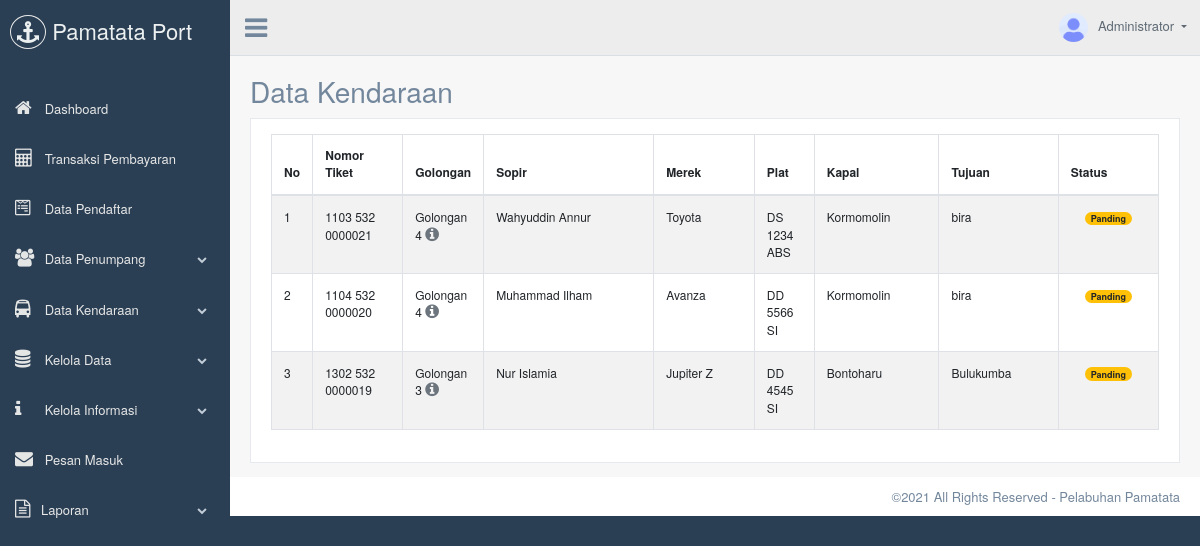
Page /admin/data-kendaraan.php (signed in) on the committed database.
### tables this page shows
CREATE TABLE `tb_kendaraan` (
  `id` int NOT NULL,
  `user_id` varchar(255) NOT NULL,
  `kapal_id` int NOT NULL,
  `golongan_id` int NOT NULL,
  `kd_pendaftaran` varchar(255) NOT NULL,
  `nomor_tiket` varchar(255) NOT NULL,
  `nama_sopir` varchar(255) NOT NULL,
  `merek_kendaraan` varchar(255) NOT NULL,
  `nomor_kendaraan` varchar(255) NOT NULL
);

CREATE TABLE `tb_golongan` (
  `id` int NOT NULL,
  `golongan` varchar(20) NOT NULL,
  `jenis_kendaraan` varchar(255) NOT NULL,
  `harga` int NOT NULL,
  `kapasitas` int NOT NULL,
  `keterangan` varchar(255) NOT NULL
);

### config.php (called while the page is built, shortened)
<?php
$conn = mysqli_connect("localhost","rahmat_ryu","","db_pelabuhan");
$reservasi = mysqli_query($conn, "SELECT * FROM tb_transaksi WHERE status='Belum Lunas'");
foreach ($reservasi as $dta) {
	$kd_daftar = $dta['kd_transaksi'];
	$penumpang = mysqli_query($conn, "SELECT * FROM tb_penumpang WHERE kd_pendaftaran='$kd_daftar'");
}
?>

### admin/data-kendaraan.php (the view, shortened to what this page needs)
<?php
require('template/header.php');
$result = [];
$kd_trns = [];
$get_penumpang = mysqli_query($conn, "SELECT * FROM tb_penumpang WHERE status!='Batal' ORDER BY id DESC");
foreach ($get_penumpang as $png) {
	$tgl_daftar = $png['tanggal_daftar'];
	$tgl_sekrng = date('Y-m-d H:i:s');
	if (strtotime($tgl_daftar) + 86400 > strtotime($tgl_sekrng)) {
		$kd_trns[] = $png['kd_pendaftaran'];
	}
}
foreach (array_unique($kd_trns) as $kd) {
	$kendaraan = mysqli_query($conn, "SELECT * FROM tb_kendaraan WHERE kd_pendaftaran='$kd'");
	$res = mysqli_fetch_assoc($kendaraan);
	if ($res) {
		$kpl_id = $res['kapal_id'];
		$kapal = mysqli_query($conn, "SELECT * FROM tb_kapal WHERE id='$kpl_id'");
		$kpl = mysqli_fetch_assoc($kapal);
		$penumpang = mysqli_query($conn, "SELECT * FROM tb_penumpang WHERE kd_pendaftaran='$kd'");
		$pnp = mysqli_fetch_assoc($penumpang);
		$res['nama_kapal'] = $kpl['nama_kapal'];
		$res['tujuan'] = $pnp['tujuan'];
		$res['status'] = $pnp['status'];
		$result[] = $res;
	}
}
?>
<div class="right_col" role="main">
	<div class="">
		<div class="page-title">
			<div class="title_left" style="width: 100%">
				<h3>Data Kendaraan</small></h3>
			</div>
		</div>
		<div class="clearfix"></div>
		<div class="row">
			<div class="col-md-12 col-sm-12 ">
				<div class="x_panel">
					<div class="x_content">
						<div class="row">
							<div class="col-sm-12">
								<div class="card-box table-responsive">
									<table id="datatable" class="table table-striped table-bordered" style="width:100%; font-size: 12px;">
										<thead>
											<tr>
												<th width="10">No</th>
												<th width="90">Nomor Tiket</th>
												<th width="70">Golongan</th>
												<th>Sopir</th>
												<th>Merek</th>
												<th width="60">Plat</th>
												<th>Kapal</th>
												<th>Tujuan</th>
												<th>Status</th>
											</tr>
										</thead>
										<tbody>
											<?php $no = 1; foreach ($result as $dta) {
												$gol_id = $dta['golongan_id'];
												$golongan =   mysqli_query($conn, "SELECT * FROM tb_golongan WHERE id='$gol_id'");
												$gol = mysqli_fetch_assoc($golongan); ?>
												<tr>
													<td><?= $no; ?></td>
													<td><?= $dta['nomor_tiket']; ?></td>
													<td>
														<?= $gol['golongan']; ?>
														<a href="#" class="text-secondary" data-toggle="modal" data-toggle1="tooltip" data-original-title="Detail Kendaraan" data-target="#detailGolongan<?= $dta['id'] ?>"><i class="fa fa-info-circle" style="font-size: 16px;"></i></a>
													</td>
													<td><?= $dta['nama_sopir']; ?></td>
													<td><?= $dta['merek_kendaraan']; ?></td>
													<td><?= $dta['nomor_kendaraan']; ?></td>
													<td><?= $dta['nama_kapal']; ?></td>
													<td><?= $dta['tujuan']; ?></td>
													<td class="text-center">
														<?php
														if ($dta['status'] == 'Selesai') $color = 'success';
														else if ($dta['status'] == 'Panding') $color = 'warning';
														else if ($dta['status'] == 'Batal') $color = 'danger';
														?>
														<span class="badge badge-pill badge-<?= $color ?>"><?= $dta['status'] ?></span>
													</td>
												</tr>
												<?php $no = $no + 1;
											} ?>
										</tbody>
									</table>
								</div>
							</div>
						</div>
					</div>
				</div>
			</div>
		</div>
	</div>
</div>
<?php
require('template/footer.php');
?>

### admin/template/header.php (shortened to what this page needs)
<?php
require('../config.php');
$get_admin = mysqli_query($conn, "SELECT * FROM tb_admin");
$admin = mysqli_fetch_assoc($get_admin);
?>
<!DOCTYPE html>
<html lang="en">
<head>
  <link href="vendors/bootstrap/dist/css/bootstrap.min.css" rel="stylesheet">
  <link href="vendors/font-awesome/css/font-awesome.min.css" rel="stylesheet">
  <link href="vendors/nprogress/nprogress.css" rel="stylesheet">
  <link href="vendors/iCheck/skins/flat/green.css" rel="stylesheet">
  <link href="vendors/bootstrap-progressbar/css/bootstrap-progressbar-3.3.4.min.css" rel="stylesheet">
  <link href="vendors/malihu-custom-scrollbar-plugin/jquery.mCustomScrollbar.min.css" rel="stylesheet"/>
  <link href="vendors/jqvmap/dist/jqvmap.min.css" rel="stylesheet"/>
  <link href="vendors/bootstrap-daterangepicker/daterangepicker.css" rel="stylesheet">
  <link href="vendors/select2/dist/css/select2.min.css" rel="stylesheet">
  <link href="vendors/datatables.net-bs/css/dataTables.bootstrap.min.css" rel="stylesheet">
  <link href="vendors/datatables.net-buttons-bs/css/buttons.bootstrap.min.css" rel="stylesheet">
  <link href="vendors/datatables.net-fixedheader-bs/css/fixedHeader.bootstrap.min.css" rel="stylesheet">
  <link href="vendors/datatables.net-responsive-bs/css/responsive.bootstrap.min.css" rel="stylesheet">
  <link href="vendors/datatables.net-scroller-bs/css/scroller.bootstrap.min.css" rel="stylesheet">
  <link href="build/css/custom.min.css" rel="stylesheet">
</head>
<body class="nav-md">
  <div class="container body">
    <div class="main_container">
      <div class="col-md-3 left_col menu_fixed">
        <div class="left_col scroll-view">
          <div class="navbar nav_title" style="border: 0;">
            <a href="../index.php" class="site_title"><i class="fa fa-anchor"></i> <span>Pamatata Port</span></a>
          </div>
          <br />
          <div id="sidebar-menu" class="main_menu_side hidden-print main_menu">
            <div class="menu_section">
              <ul class="nav side-menu">
                <li><a href="index.php"><i class="fa fa-home"></i> Dashboard</a></li>
                <li>
                  <a href="transaksi.php"><i class="fa fa-calculator"></i> Transaksi Pembayaran</a>
                </li>
                <li>
                  <a href="data-pendaftar.php"><i class="fa fa-wpforms"></i> Data Pendaftar</a>
                </li>
                <li><a><i class="fa fa-users"></i> Data Penumpang<span class="fa fa-chevron-down"></span></a>
                </li>
                <li><a><i class="fa fa-bus"></i> Data Kendaraan<span class="fa fa-chevron-down"></span></a>
                </li>
                <li><a><i class="fa fa-database"></i> Kelola Data <span class="fa fa-chevron-down"></span></a>
                </li>
                <li><a><i class="fa fa-info"></i> Kelola Informasi <span class="fa fa-chevron-down"></span></a>
                </li>
                <li>
                  <a href="pesan-masuk.php">
                    <i class="fa fa-envelope"></i>
                    <span>Pesan Masuk</span>
                  </a>
                </li>
                <li><a><i class="fa fa-file-text-o"></i>Laporan <span class="fa fa-chevron-down"></span></a>
                </li>
              </ul>
            </div>
          </div>
        </div>
      </div>
      <div class="top_nav">
        <div class="nav_menu">
          <div class="nav toggle">
            <a id="menu_toggle"><i class="fa fa-bars"></i></a>
          </div>
          <nav class="nav navbar-nav">
            <ul class=" navbar-right">
              <li class="nav-item dropdown open" style="padding-left: 15px;">
                <a href="javascript:;" class="user-profile dropdown-toggle" aria-haspopup="true" id="navbarDropdown" data-toggle="dropdown" aria-expanded="false">
                  <img src="images/admin.png" alt=""><?= $admin['nama'] ?>
                </a>
              </li>
            </ul>
          </nav>
        </div>
      </div>

### rows in the picture
tb_kendaraan: nomor_tiket "1103 532 0000021", golongan.golongan "Golongan 4", nama_sopir "Wahyuddin Annur", merek_kendaraan "Toyota", nomor_kendaraan "DS 1234 ABS", nama_kapal "Kormomolin", tujuan "bira", status "Panding"
tb_kendaraan: nomor_tiket "1104 532 0000020", golongan.golongan "Golongan 4", nama_sopir "Muhammad Ilham", merek_kendaraan "Avanza", nomor_kendaraan "DD 5566 SI", nama_kapal "Kormomolin", tujuan "bira", status "Panding"
tb_kendaraan: nomor_tiket "1302 532 0000019", golongan.golongan "Golongan 3", nama_sopir "Nur Islamia", merek_kendaraan "Jupiter Z", nomor_kendaraan "DD 4545 SI", nama_kapal "Bontoharu", tujuan "Bulukumba", status "Panding"

### other values in the picture
$admin['nama'] "Administrator"
